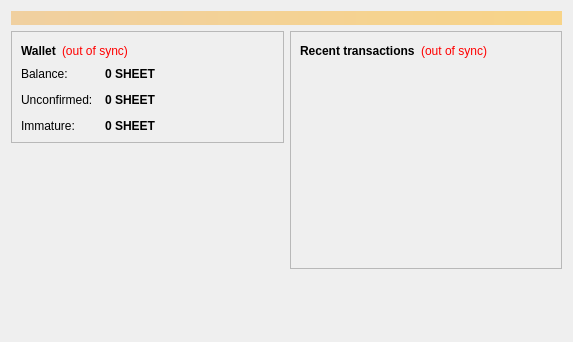
<?xml version="1.0" encoding="UTF-8"?>
<ui version="4.0">
 <class>OverviewPage</class>
 <widget class="QWidget" name="OverviewPage">
  <property name="geometry">
   <rect>
    <x>0</x>
    <y>0</y>
    <width>573</width>
    <height>342</height>
   </rect>
  </property>
  <property name="windowTitle">
   <string>Form</string>
  </property>
  <layout class="QVBoxLayout" name="topLayout">
   <item>
    <widget class="QLabel" name="labelAlerts">
     <property name="visible">
      <bool>false</bool>
     </property>
     <property name="styleSheet">
      <string notr="true">background-color: qlineargradient(x1: 0, y1: 0, x2: 1, y2: 0, stop:0 #F0D0A0, stop:1 #F8D488); color:#000000;</string>
     </property>
     <property name="wordWrap">
      <bool>true</bool>
     </property>
     <property name="margin">
      <number>3</number>
     </property>
    </widget>
   </item>
   <item>
    <layout class="QHBoxLayout" name="horizontalLayout" stretch="1,1">
     <item>
      <layout class="QVBoxLayout" name="verticalLayout_2">
       <item>
        <widget class="QFrame" name="frame">
         <property name="frameShape">
          <enum>QFrame::StyledPanel</enum>
         </property>
         <property name="frameShadow">
          <enum>QFrame::Raised</enum>
         </property>
         <layout class="QVBoxLayout" name="verticalLayout_4">
          <item>
           <layout class="QHBoxLayout" name="horizontalLayout_4">
            <item>
             <widget class="QLabel" name="label_5">
              <property name="font">
               <font>
                <weight>75</weight>
                <bold>true</bold>
               </font>
              </property>
              <property name="text">
               <string>Wallet</string>
              </property>
             </widget>
            </item>
            <item>
             <widget class="QLabel" name="labelWalletStatus">
              <property name="toolTip">
               <string>The displayed information may be out of date. Your wallet automatically synchronizes with the Sheetgold network after a connection is established, but this process has not completed yet.</string>
              </property>
              <property name="styleSheet">
               <string notr="true">QLabel { color: red; }</string>
              </property>
              <property name="text">
               <string notr="true">(out of sync)</string>
              </property>
              <property name="alignment">
               <set>Qt::AlignLeading|Qt::AlignLeft|Qt::AlignVCenter</set>
              </property>
             </widget>
            </item>
            <item>
             <spacer name="horizontalSpacer_2">
              <property name="orientation">
               <enum>Qt::Horizontal</enum>
              </property>
              <property name="sizeHint" stdset="0">
               <size>
                <width>40</width>
                <height>20</height>
               </size>
              </property>
             </spacer>
            </item>
           </layout>
          </item>
          <item>
           <layout class="QFormLayout" name="formLayout_2">
            <property name="fieldGrowthPolicy">
             <enum>QFormLayout::AllNonFixedFieldsGrow</enum>
            </property>
            <property name="horizontalSpacing">
             <number>12</number>
            </property>
            <property name="verticalSpacing">
             <number>12</number>
            </property>
            <item row="0" column="0">
             <widget class="QLabel" name="label">
              <property name="text">
               <string>Balance:</string>
              </property>
             </widget>
            </item>
            <item row="0" column="1">
             <widget class="QLabel" name="labelBalance">
              <property name="font">
               <font>
                <weight>75</weight>
                <bold>true</bold>
               </font>
              </property>
              <property name="cursor">
               <cursorShape>IBeamCursor</cursorShape>
              </property>
              <property name="toolTip">
               <string>Your current balance</string>
              </property>
              <property name="text">
               <string notr="true">0 SHEET</string>
              </property>
              <property name="textInteractionFlags">
               <set>Qt::LinksAccessibleByMouse|Qt::TextSelectableByKeyboard|Qt::TextSelectableByMouse</set>
              </property>
             </widget>
            </item>
            <item row="1" column="0">
             <widget class="QLabel" name="label_3">
              <property name="text">
               <string>Unconfirmed:</string>
              </property>
             </widget>
            </item>
            <item row="1" column="1">
             <widget class="QLabel" name="labelUnconfirmed">
              <property name="font">
               <font>
                <weight>75</weight>
                <bold>true</bold>
               </font>
              </property>
              <property name="cursor">
               <cursorShape>IBeamCursor</cursorShape>
              </property>
              <property name="toolTip">
               <string>Total of transactions that have yet to be confirmed, and do not yet count toward the current balance</string>
              </property>
              <property name="text">
               <string notr="true">0 SHEET</string>
              </property>
              <property name="textInteractionFlags">
               <set>Qt::LinksAccessibleByMouse|Qt::TextSelectableByKeyboard|Qt::TextSelectableByMouse</set>
              </property>
             </widget>
            </item>
            <item row="2" column="0">
             <widget class="QLabel" name="labelImmatureText">
              <property name="text">
               <string>Immature:</string>
              </property>
             </widget>
            </item>
            <item row="2" column="1">
             <widget class="QLabel" name="labelImmature">
              <property name="font">
               <font>
                <weight>75</weight>
                <bold>true</bold>
               </font>
              </property>
              <property name="toolTip">
               <string>Mined balance that has not yet matured</string>
              </property>
              <property name="text">
               <string notr="true">0 SHEET</string>
              </property>
              <property name="textInteractionFlags">
               <set>Qt::LinksAccessibleByMouse|Qt::TextSelectableByKeyboard|Qt::TextSelectableByMouse</set>
              </property>
             </widget>
            </item>
           </layout>
          </item>
         </layout>
        </widget>
       </item>
       <item>
        <spacer name="verticalSpacer">
         <property name="orientation">
          <enum>Qt::Vertical</enum>
         </property>
         <property name="sizeHint" stdset="0">
          <size>
           <width>20</width>
           <height>40</height>
          </size>
         </property>
        </spacer>
       </item>
      </layout>
     </item>
     <item>
      <layout class="QVBoxLayout" name="verticalLayout_3">
       <item>
        <widget class="QFrame" name="frame_2">
         <property name="frameShape">
          <enum>QFrame::StyledPanel</enum>
         </property>
         <property name="frameShadow">
          <enum>QFrame::Raised</enum>
         </property>
         <layout class="QVBoxLayout" name="verticalLayout">
          <item>
           <layout class="QHBoxLayout" name="horizontalLayout_2">
            <item>
             <widget class="QLabel" name="label_4">
              <property name="text">
               <string>&lt;b&gt;Recent transactions&lt;/b&gt;</string>
              </property>
             </widget>
            </item>
            <item>
             <widget class="QLabel" name="labelTransactionsStatus">
              <property name="toolTip">
               <string>The displayed information may be out of date. Your wallet automatically synchronizes with the Sheetgold network after a connection is established, but this process has not completed yet.</string>
              </property>
              <property name="styleSheet">
               <string notr="true">QLabel { color: red; }</string>
              </property>
              <property name="text">
               <string notr="true">(out of sync)</string>
              </property>
              <property name="alignment">
               <set>Qt::AlignRight|Qt::AlignTrailing|Qt::AlignVCenter</set>
              </property>
             </widget>
            </item>
            <item>
             <spacer name="horizontalSpacer">
              <property name="orientation">
               <enum>Qt::Horizontal</enum>
              </property>
              <property name="sizeHint" stdset="0">
               <size>
                <width>40</width>
                <height>20</height>
               </size>
              </property>
             </spacer>
            </item>
           </layout>
          </item>
          <item>
           <widget class="QListView" name="listTransactions">
            <property name="styleSheet">
             <string notr="true">QListView { background: transparent; }</string>
            </property>
            <property name="frameShape">
             <enum>QFrame::NoFrame</enum>
            </property>
            <property name="verticalScrollBarPolicy">
             <enum>Qt::ScrollBarAlwaysOff</enum>
            </property>
            <property name="horizontalScrollBarPolicy">
             <enum>Qt::ScrollBarAlwaysOff</enum>
            </property>
            <property name="selectionMode">
             <enum>QAbstractItemView::NoSelection</enum>
            </property>
           </widget>
          </item>
         </layout>
        </widget>
       </item>
       <item>
        <spacer name="verticalSpacer_2">
         <property name="orientation">
          <enum>Qt::Vertical</enum>
         </property>
         <property name="sizeHint" stdset="0">
          <size>
           <width>20</width>
           <height>40</height>
          </size>
         </property>
        </spacer>
       </item>
      </layout>
     </item>
    </layout>
   </item>
  </layout>
 </widget>
 <resources/>
 <connections/>
</ui>
